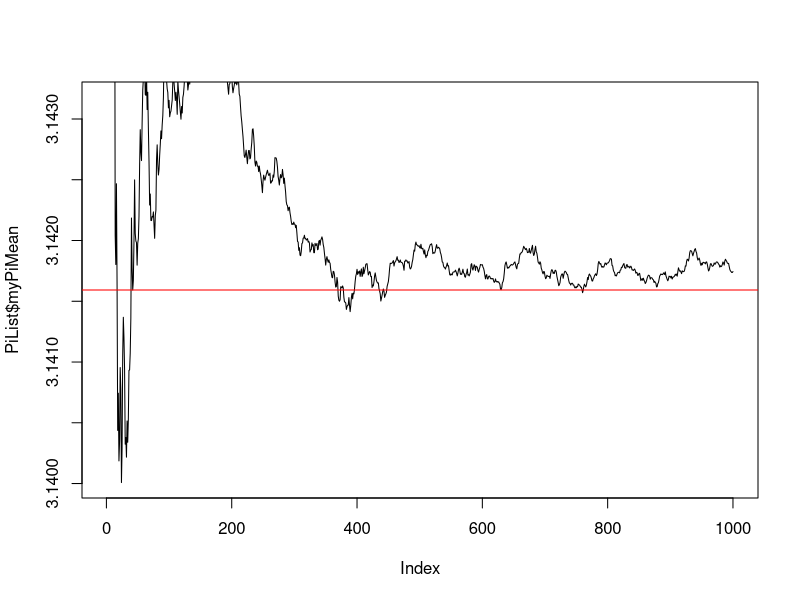

Write the R code that produced this figure. (Note: a time limit stopped this script after it produced the figure.)
MCPI <- function(size, forplot=FALSE, useloop=FALSE) {
## this function calculates Pi based on a Monte-Carlo-Simulation.
## figuratively, it assumes that a dart is thrown onto a square board. it counts how many times the dart
## ends up in the inlying unit circle; the proportion of hits vs. total tries is the same as the
## proportion of the areas of the circle vs. the square.
  
  # inits
  require(dplyr)

  if (useloop) {
  ##this part is basically obsolete, since it is using for-loop which is very slow.
  ##it helps understand the idea, so it is still there; plus it can be used to showcase the benefit of vectors
    
    #size_reduced is used to calculate a reduced size vector with averaged Pi values. This is very suitable
    #for plotting.
    size_reduced <- case_when(
      size <= 1e6 ~ 1000,
      size <= 1e8 ~ 10000,
      TRUE ~ 100000
    )
  
    inCircle <- 0
    #pre-filling large vectors is much faster than let the runtime extend it dynamically
    myPi <- rep(0,size)
    myPiMean <- rep(0,1000)
  
    ##throw the dart [size] many times
    for (i in 1:size) {
      # throw a dart randomly onto a square which surrounds a unit circle:
      x <- runif(1,-1,1)
      y <- runif(1,-1,1)
      #technically, we would have to compute the sqrt of the summed squares (Pythagoras)
      #but since we use a unit circle, we can save that time
      if((x^2 + y^2) <= 1) {
        # -> dart is in circle
        inCircle <- inCircle + 1
      }
  
      # proportion of how many darts have been in the circle:
      prop <- inCircle/i
      # this ist the same as the proportion of surface of circle vs. square:
      # circle: π*r^2
      # square: 4*r^2
      # which gives us π/4. So prop = π/4. Therefore:
      myPi[i] <- prop * 4
  
      #calculate the mean Pi value over the last [size] times
      #(for the plotting, we need to shrink the size to a reasonable size
      #otherwise, it will take forever to plot)
      if (i %% size_reduced == 0) {
        myPiMean[i/size_reduced] <- mean(myPi[(i-size_reduced+1):i])
      }
    }
    return(list(myPi = myPi, myPiMean = myPiMean))
  } 
  else {
  ##new part is vector based, approx. 100x faster. Two versions; one with intermediate results for plotting (as above),
  ##one with direct result (ultrafast)

    if (forplot) {
      #directly calculate all distances of randomly chosen points
      z <- runif(size,-1,1)^2 + runif(size,-1,1)^2

      #cumulatively count the circle hits
      z <- cumsum(z<=1)
      #use the proportion again to calculate Pi; the result is asymptotical towards Pi
      myPi <- z/seq.int(1,size,1)*4
      #this splits the Pi vector into 1000 chunks, calculates the mean to get a flattened curve in the end
      myPiMean <- split(myPi, cut(seq_along(myPi), 1000, labels = FALSE))
      myPiMean <- unlist(lapply(myPiMean, mean), use.names = FALSE)
      return(list(myPi = myPi, myPiMean = myPiMean))
    }
    else {
      #directly count the hits
      z <- sum((runif(size,-1,1)^2 + runif(size,-1,1)^2) <= 1)
      return(list(myPi = z/size*4))
    }
  }
}

size <- 1e7

#with plot
system.time(PiList <- MCPI(size, TRUE))
plot(PiList$myPiMean, type = "l", ylim = c(pi-(1/size)^.4,pi+(1/size)^.4))
abline(h = pi, col = "red")
print(paste0(round((1 - pi/tail(PiList$myPi, 1))*100, 4), "%"), quote = F)

#without plot
system.time(PiList <- MCPI(size, FALSE))

#result
tail(PiList$myPi, 1)
print(paste0(round((1 - pi/tail(PiList$myPi, 1))*100, 4), "%"), quote = F)

#how does it look when you run the function multiple times?
library(purrr)
system.time(PiList <- unlist(map(seq_len(100), ~MCPI(size, FALSE)), use.names = FALSE))
# for size = 1e8 (-> 1e10 estimates for Pi)
#        User      System verstrichen 
# 494.606      37.164     531.972 
# > mean(PiList)
# [1] 3.141588

#old school (using for-loop) (careful when using size > 1e6)
system.time(PiList <- MCPI(size, useloop = TRUE))



#run a test
benchmark <- function(x = 1, size = 1000) {
  t1 <- replicate(x, system.time(MCPI(size, TRUE)))
  t2 <- replicate(x, system.time(MCPI(size, FALSE)))
  t3 <- replicate(x, system.time(MCPI(size/10, useloop = TRUE)))
  cat("pro Mia.:",c(mean(t1[3]), mean(t2[3]), mean(t3[3])*10))
}
benchmark(10, 1e7)
